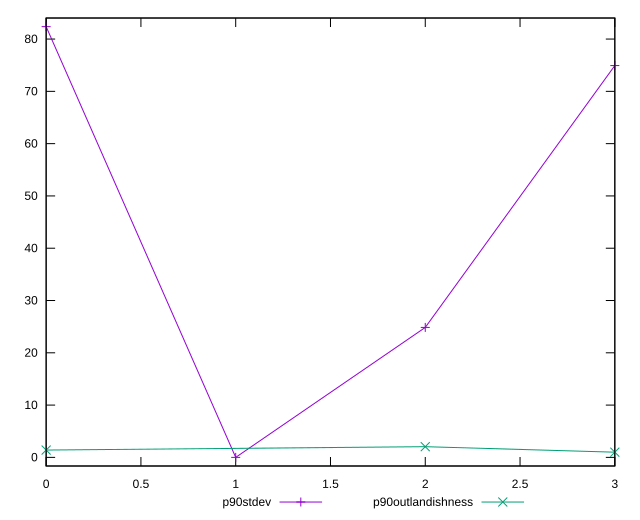

Write the gnuplot code that produced this figure.
reset

$p90Stdev <<EOF
0 82.3781457391935
1 0
2 24.853833314161776
3 74.93206520345035
EOF

$p90Outlandishness <<EOF
0 1.3998360348444447
2 2.0475814986484138
3 0.9951080383173679
EOF

set key outside below
set xrange [0:3]
set yrange [-1.64756291478387:84.02570865397738]
set trange [-1.64756291478387:84.02570865397738]
set terminal svg size 640, 520 enhanced background rgb 'white'
set output "reports/report_00030_2021-02-24T20-42-31.540Z/unminified-javascript/progression/stddev.svg"

plot $p90Stdev title "p90stdev" with linespoints, \
     $p90Outlandishness title "p90outlandishness" with linespoints

reset
